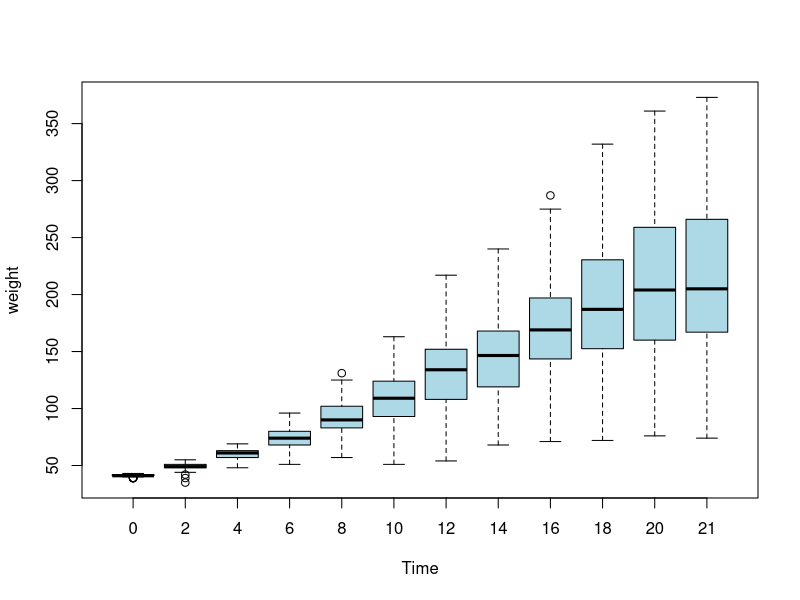
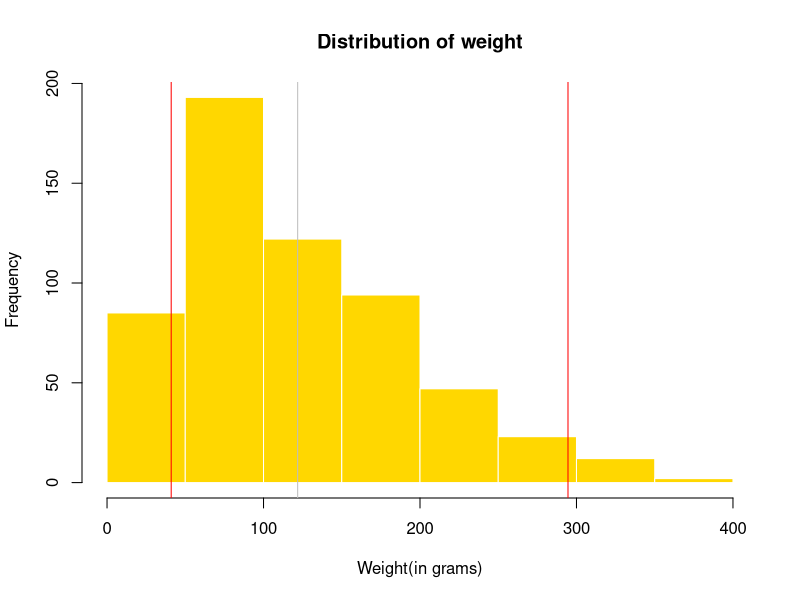
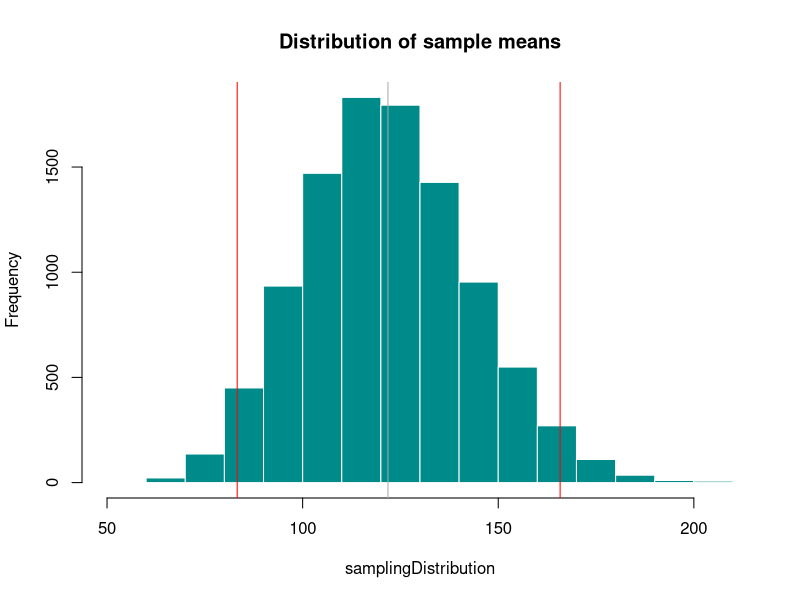
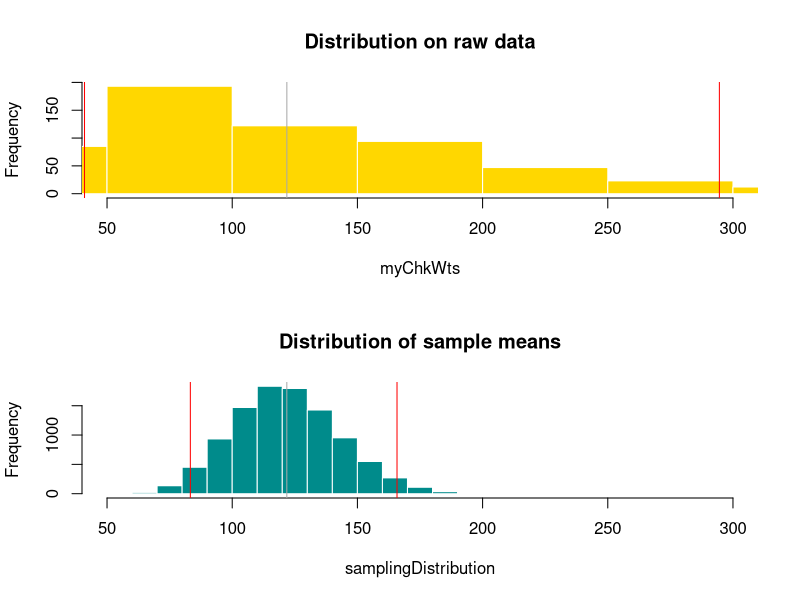
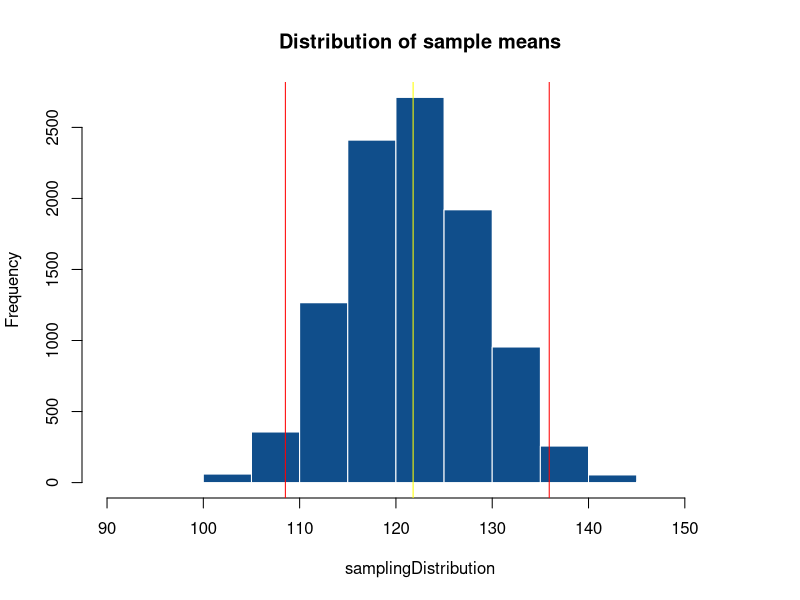

Source code (R) for these figures, in order:
## ---- chunk 1
knitr::opts_chunk$set(echo = TRUE, message = FALSE, warning = FALSE, cache = FALSE)
## ---- chunk 2
## Run these three functions to get a clean test of homework code
## dev.off() # Clear the graph window
cat('\014')  # Clear the console
rm(list=ls()) # Clear user objects from the environment
## ---- chunk 3
summary(ChickWeight) # 4 variables

dim(ChickWeight) # shows the dimension of the data set(578 rows with 4 col)
## ---- chunk 4
# Graphical overview 
boxplot(weight~Time,data = ChickWeight, xlab="Time", ylab="weight", col="lightblue")
## ---- chunk 5
summary(ChickWeight$weight) # report data models and data overview
## ---- chunk 6
head(ChickWeight$weight)
## ---- chunk 7
mean(ChickWeight$weight) 
## ---- chunk 8
myChkWts <- ChickWeight$weight # saving into new variable containing chicken weightd only

## ---- chunk 9
quantile(myChkWts,0.50)
## ---- chunk 10
hist(myChkWts, col = "gold", border = "white", main = "Distribution of weight"
     , xlab = "Weight(in grams)") # create a hist for weight variable
abline(v = quantile(myChkWts, 0.025), col = 'red') # lower bound of central region
abline(v = quantile(myChkWts, 0.975), col = 'red')# upper bound of central region
m <- mean(myChkWts)
abline(v = m, col = 'gray')
summary(myChkWts)
## ---- chunk 11
## Run 10,000 replications(create a vector of 10,000 means) 
## and place in in storage location  called "samplingDistribution"
samplingDistribution <- replicate(10000,mean(sample(myChkWts, 
                                                    size = 11, 
                                                    replace = TRUE)), 
                                  simplify = TRUE)

hist(samplingDistribution   # hist of the distribution of the sample means
     , main = "Distribution of sample means", border = "white", col = "cyan4") 

# lower bound of central region
abline(v = quantile(samplingDistribution, 0.025), col = 'red') 

# upper bound of central region
abline(v = quantile(samplingDistribution, 0.975), col = 'red')
m1 <- mean(samplingDistribution)
abline(v = m1, col = 'darkgray')
## ---- chunk 12
par(mfrow=c(2,1))
hist(myChkWts, xlim = c(50,300)
     , col = "gold"
     , main = "Distribution on raw data"
     ,border = "white")

# lower bound of central region
abline(v = quantile(myChkWts, 0.025), col = 'red') 

# upper bound of central region
abline(v = quantile(myChkWts, 0.975), col = 'red')

m <- mean(myChkWts)
abline(v = m, col = 'darkgray')

hist(samplingDistribution, xlim = c(50,300)
     , col = "cyan4", main = "Distribution of sample means"
     , border = "white")
abline(v = quantile(samplingDistribution, 0.025)
       , col = 'red') # lower bound of central region
abline(v = quantile(samplingDistribution, 0.975)
       , col = 'red')# upper bound of central region
m1 <- mean(samplingDistribution)
abline(v = m1, col = 'darkgray')
par(mfrow = c(1,1))
## ---- chunk 13
## Run 10,000 replications(create a vector of 10,000 means) 
## and place in in storage location  called "samplingDistribution"
samplingDistribution <- replicate(10000,mean(sample(myChkWts, size = 100
                                                    ,replace = TRUE))
                                                    ,simplify = TRUE)

hist(samplingDistribution   # hist of the distribution of the sample means
     , main = "Distribution of sample means"
     , border = "white"
     , col = "dodgerblue4") 

abline(v = quantile(samplingDistribution, 0.025)
       , col = 'red') # lower bound of central region
abline(v = quantile(samplingDistribution, 0.975)
       , col = 'red')# upper bound of central region
m1 <- mean(samplingDistribution)
abline(v = m1, col = 'yellow')
